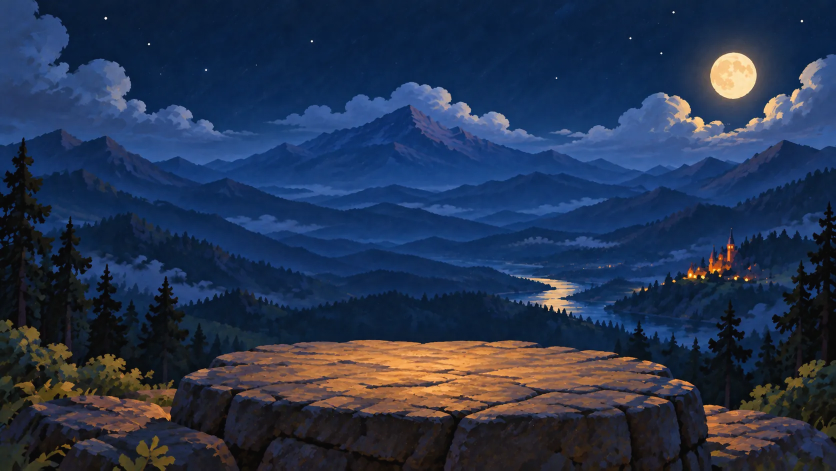
#> input picture assets/gallery/bg.webp, 1672 x 941 px (shown at 1/2 size)
$ python make-mobile-images.py ../assets/gallery
#> lines starting #> are read from the running program, lines starting #| are printed output that depends on the picture
#!/usr/bin/env python3
"""Tạo bản ảnh NHỎ cho điện thoại (hậu tố _m) từ ảnh gốc, chạy trên máy bạn.

Cài một lần:   pip install pillow numpy scikit-image
Chạy thử:      python tools/make-mobile-images.py assets --dry-run
Chạy thật:     python tools/make-mobile-images.py assets
Tùy chọn:      --max-side 1280  --quality 82  --min-ssim 0.98  --min-save 15

Với mỗi ảnh webp/png/jpg: thu nhỏ cạnh dài tối đa --max-side, lưu cạnh ảnh gốc thành
ten_m.webp, giữ kênh trong suốt. Nếu độ giống ảnh gốc (SSIM) thấp hơn --min-ssim thì tự
tăng chất lượng; nếu vẫn thấp hoặc tiết kiệm dưới --min-save % thì bỏ qua ảnh đó.
Không sửa, không xóa ảnh gốc. Ghi bảng kết quả vào mobile-images-report.csv.
"""
import argparse, csv, sys
from pathlib import Path
from concurrent.futures import ProcessPoolExecutor
import numpy as np
from PIL import Image

EXT = {'.webp', '.png', '.jpg', '.jpeg'}
SKIP_DIRS = {'node_modules', '.git', 'defaults'}

def ssim_score(a, b):
    try:
        from skimage.metrics import structural_similarity as ssim
        return float(ssim(a, b, channel_axis=2, data_range=255))
    except ImportError:
        mse = float(np.mean((a.astype(np.float32) - b.astype(np.float32)) ** 2))
        return 1.0 if mse == 0 else max(0.0, 1 - mse / 255.0)  # xấp xỉ khi thiếu scikit-image

def flat(img):
    # Ảnh trong suốt: ghép lên nền xám để so sánh đúng, không bị lệch do màu ẩn dưới vùng trong suốt.
    img = img.convert('RGBA')
    bg = Image.new('RGBA', img.size, (128, 128, 128, 255))
    return np.asarray(Image.alpha_composite(bg, img).convert('RGB'))

def work(args):
    path, a = path_args = args
    src = Path(path)
    out = src.with_name(src.stem + '_m.webp')
    try:
        im = Image.open(src); im.load()
#> in work, im is the input picture: PIL image 1672x941 RGBA; mean R, G, B, A 30.4, 44.9, 72.4, 246.1
        has_alpha = im.mode in ('RGBA', 'LA') or 'transparency' in im.info
#> has_alpha = True
        im = im.convert('RGBA' if has_alpha else 'RGB')
        w, h = im.size
#> w = 1672; h = 941
        scale = min(1.0, a['max_side'] / max(w, h))
#> scale = 0.766
        if scale >= 0.999:
            return (str(src), w, h, w, h, 0, 0, '', 'bỏ qua: đã nhỏ hơn cỡ tối đa')
        nw, nh = max(1, round(w * scale)), max(1, round(h * scale))
#> nw = 1280; nh = 720
        small = im.resize((nw, nh), Image.LANCZOS)
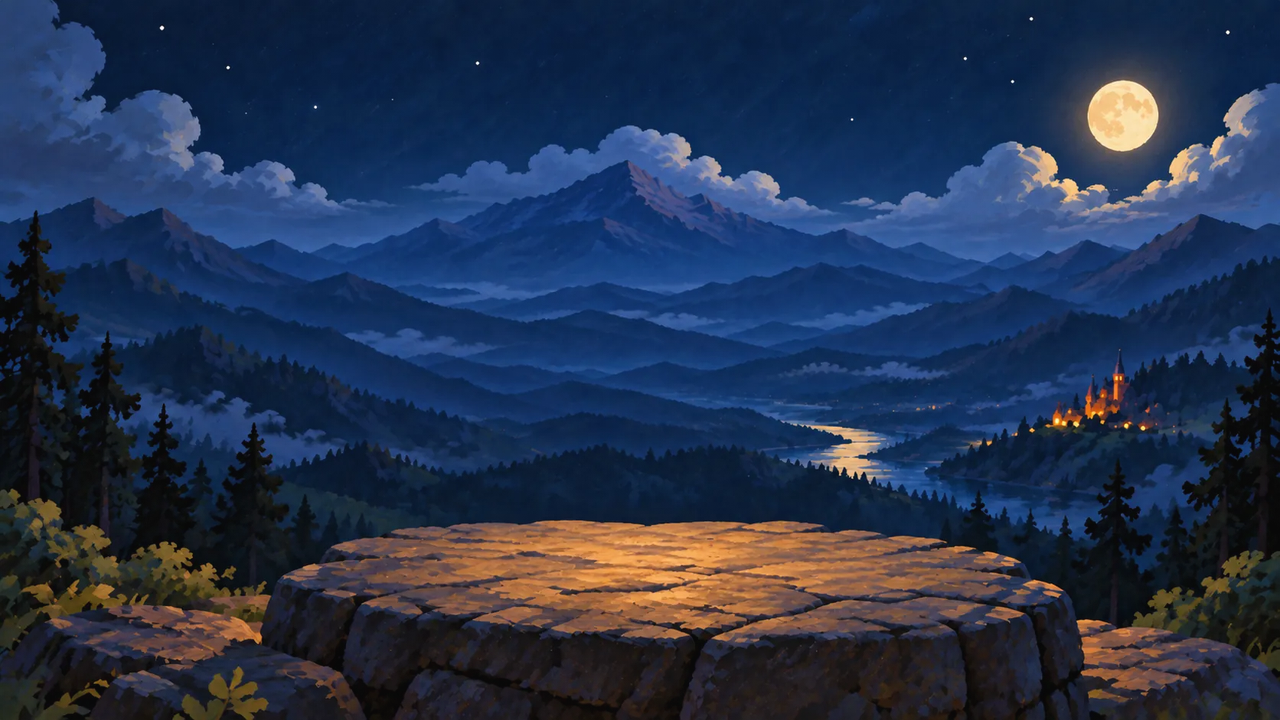
#> small: PIL image 1280x720 RGBA; mean R, G, B, A 30.1, 44.4, 71.9, 246.1; transparent parts drawn white
        ref = small  # so với ảnh gốc co lại cùng cỡ, đo mất mát do nén
        refa = flat(ref)
        best = None
        for q in (a['quality'], 88, 92, 96):
            if q < a['quality']: continue
            tmp = out.with_suffix('.tmp.webp')
            small.save(tmp, 'WEBP', quality=q, method=6, alpha_quality=100)
            s = ssim_score(refa, flat(Image.open(tmp)))
#> s = 0.958
            size = tmp.stat().st_size
            best = (q, s, size, tmp)
            if s >= a['min_ssim']: break
            tmp.unlink()
        q, s, size, tmp = best
        orig = src.stat().st_size
        saved = 100 * (1 - size / orig)
        if s < a['min_ssim'] or saved < a['min_save']:
            if tmp.exists(): tmp.unlink()
            return (str(src), w, h, nw, nh, orig, 0, f'{s:.4f}', f'bỏ qua: SSIM {s:.3f} hoặc chỉ tiết kiệm {saved:.0f}%')
        if a['dry']:
            tmp.unlink(); status = 'dry-run'
        else:
            tmp.replace(out); status = 'đã tạo'
        return (str(src), w, h, nw, nh, orig, size, f'{s:.4f}', status + f' q{q}')
    except Exception as e:
        return (str(src), 0, 0, 0, 0, 0, 0, '', 'lỗi: ' + str(e))

def main():
    p = argparse.ArgumentParser()
    p.add_argument('folder')
    p.add_argument('--max-side', type=int, default=1280)
    p.add_argument('--quality', type=int, default=82)
    p.add_argument('--min-ssim', type=float, default=0.98)
    p.add_argument('--min-save', type=float, default=15)
    p.add_argument('--dry-run', action='store_true')
    o = p.parse_args()
    a = dict(max_side=o.max_side, quality=o.quality, min_ssim=o.min_ssim, min_save=o.min_save, dry=o.dry_run)
    files = [str(f) for f in Path(o.folder).rglob('*')
             if f.suffix.lower() in EXT and not f.stem.endswith('_m') and not (set(f.parts) & SKIP_DIRS)]
    print(f'{len(files)} ảnh. Đang xử lý...')
    with ProcessPoolExecutor() as ex:
        rows = list(ex.map(work, [(f, a) for f in files], chunksize=4))
    with open('mobile-images-report.csv', 'w', newline='', encoding='utf-8-sig') as fh:
        wr = csv.writer(fh)
        wr.writerow(['file', 'rộng', 'cao', 'rộng_m', 'cao_m', 'byte_gốc', 'byte_m', 'ssim', 'kết quả'])
        wr.writerows(rows)
    made = [r for r in rows if r[8].startswith(('đã tạo', 'dry'))]
    print(f'Tạo/được: {len(made)}; gốc {sum(r[5] for r in made)//1024} KB -> {sum(r[6] for r in made)//1024} KB. Chi tiết: mobile-images-report.csv')

if __name__ == '__main__':
#> (the run stopped early here; a loop or call above may not have finished)
